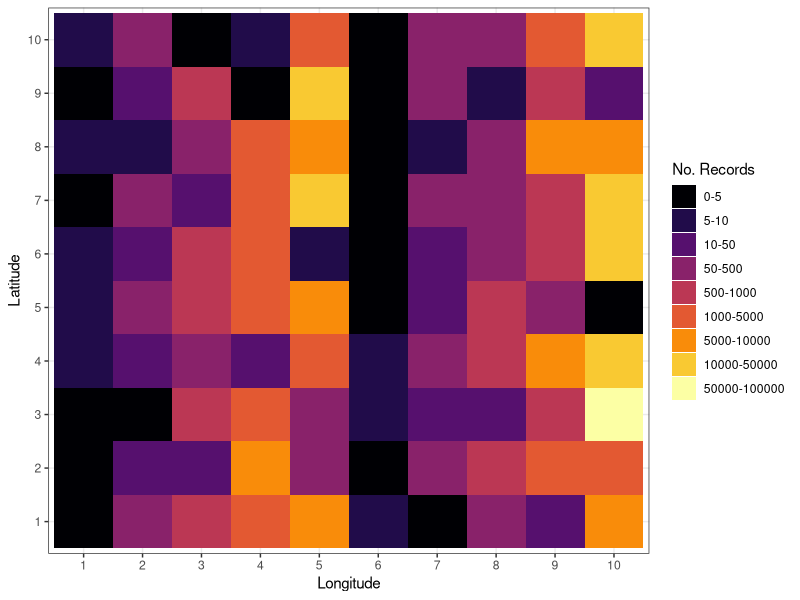

The R source for this figure:
## ---- chunk 1
knitr::opts_chunk$set(echo = TRUE)
## ---- chunk 2
library(ggplot2); theme_set(theme_bw()) 
# Using viridis because it is colourblind friendly
# and also easier to interpret accurately
# Need full version rather than the viridisLite which is
# in ggplot2 because we need to use the discrete option
suppressMessages(library(viridis))
## ---- chunk 3
# Don't want scientific notation in my output
options(scipen = 999)
## ---- chunk 4
set.seed(412875)
a <- round(runif(100, 1, 10)^seq(1, 5, by = 1), 0)
df <- data.frame(
  lat = as.factor(sapply(1:10, function(x) rep(x, 10))), 
  long = as.factor(seq(1, 10)), count = as.integer(a))
## ---- chunk 5
scale_breaks <- c(5, 10, 50, 500, 1000, 5000, 10000, 50000, 100000)
scale_labels <- c(paste0(0, "-", scale_breaks[1]), 
  sapply(seq(2, length(scale_breaks)), 
  function(x) paste0(scale_breaks[x-1], "-", scale_breaks[x])))
df$binned_count <- cut(df$count, breaks = c(0, scale_breaks), 
  labels = scale_breaks)
## ---- chunk 6
heatplot <- ggplot(df, aes(x = long, y = lat, fill = binned_count)) +
  geom_tile() +
  xlab("Longitude") +
  ylab("Latitude") +
  scale_fill_viridis(name = "No. Records", 
    breaks = c(scale_breaks), 
    labels = scale_labels, 
    guide = "legend", option = "inferno", discrete = TRUE) 
## ---- chunk 7
print(heatplot)
